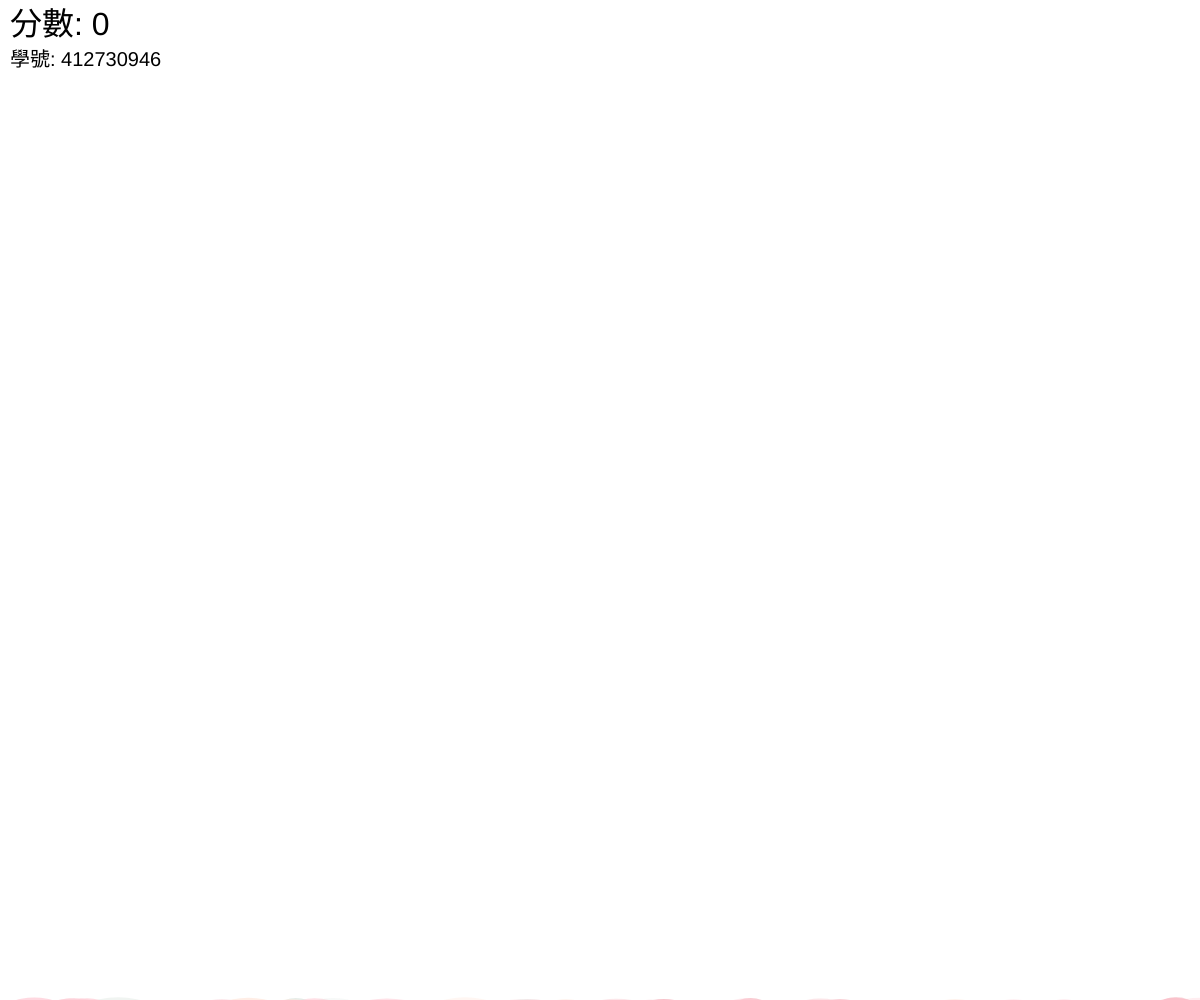
Frame 1 (no input)
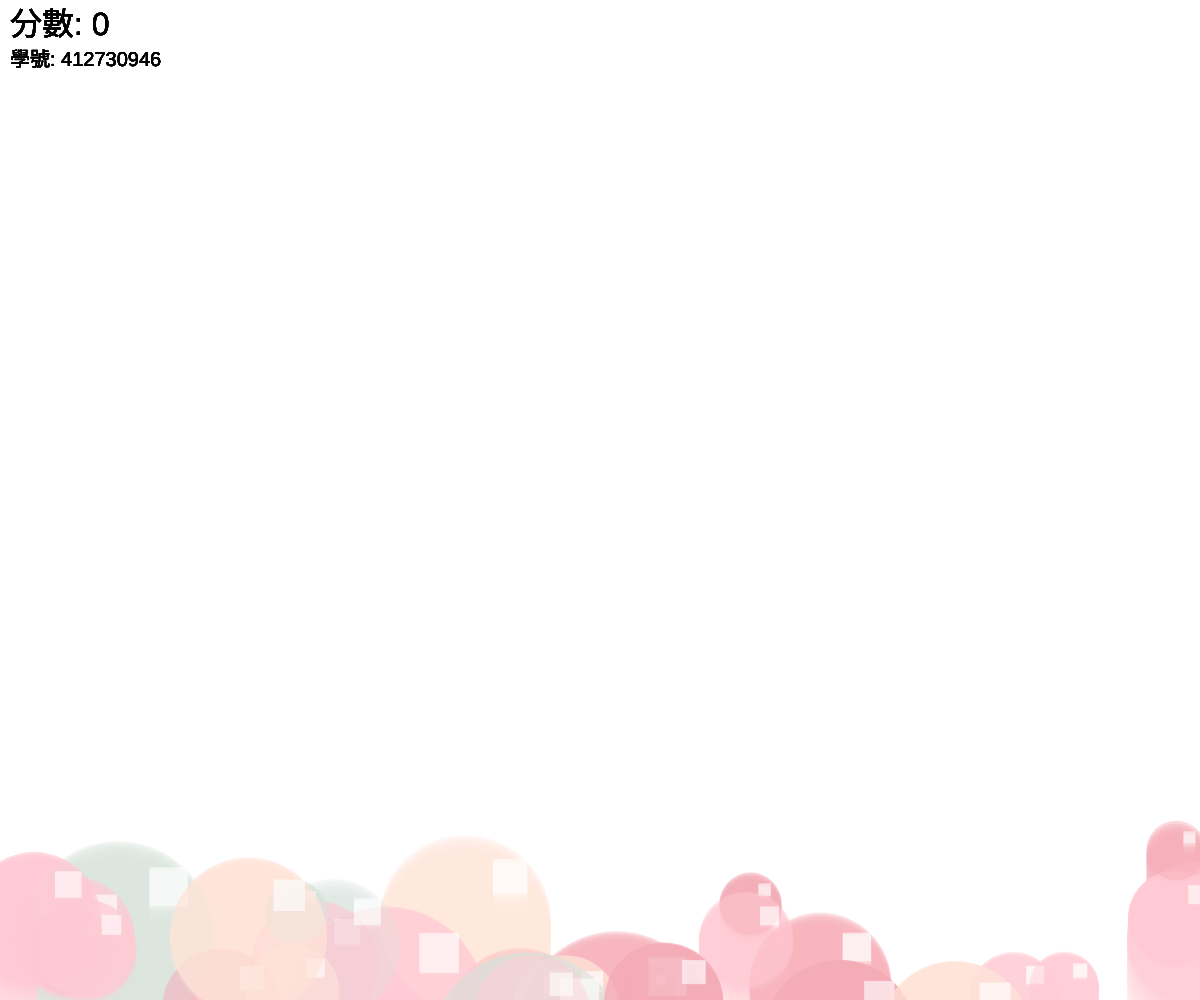
Frame 60 (no input)
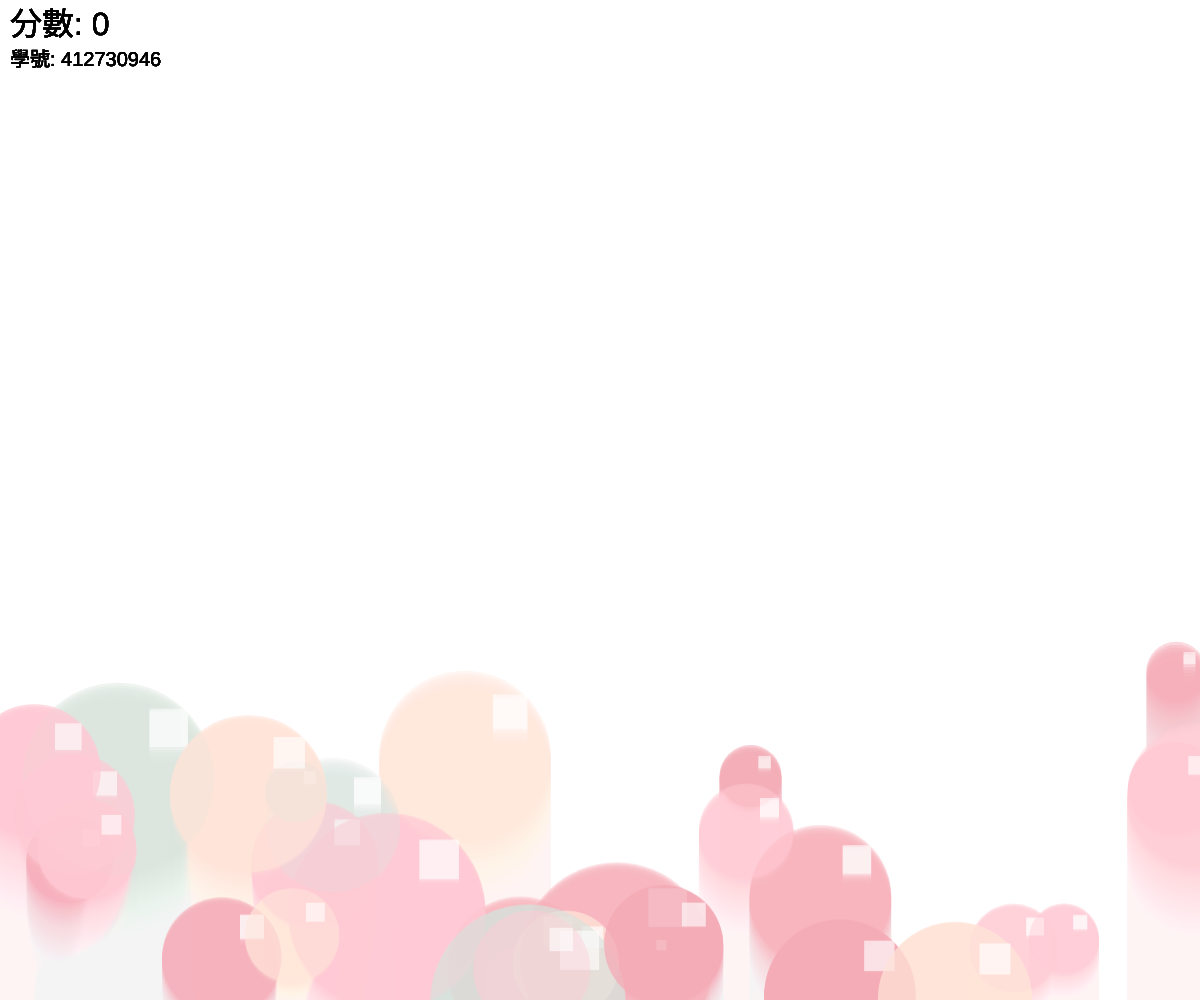
Frame 120 (the mouse pressed at the canvas centre since frame 60)

The p5.js sketch that drew these frames (run headless with seeded random() and noise() and a simulated clock; from frame 60 on, the mouse is pressed at the canvas centre):

// p5.js sketch
// ── sketch.js
// 學號變數
const STUDENT_ID = "412730946";

// 定義漂浮圓形的數量
const NUM_CIRCLES = 30;

// 定義可選的四種顏色 (十六進位字串)
const COLORS = [
  '#d8e2dc', // 淺灰綠
  '#ffe5d9', // 淺蜜桃色
  '#ffcad4', // 淺粉色
  '#f4acb7'  // 中粉色
];

// 儲存所有圓形物件的陣列
let bubbles = []; 
let score = 0; // 遊戲分數

// 儲存點擊時的分數視覺回饋物件
let scoreFeedbacks = [];

// 泡泡物件的類別
class Bubble {
  constructor() {
    this.reset();
  }

  // 重置泡泡狀態
  reset() {
    this.r = random(50, 200); // 直徑
    this.x = random(width);   // X 座標
    this.y = height + this.r / 2; // Y 座標 (從底部開始)
    this.speed = random(0.5, 3); // 速度
    this.color = random(COLORS); // 顏色
    this.alpha = random(50, 200); // 透明度
    this.isPopped = false; // 標記是否已破掉
  }

  // 移動泡泡的方法
  move() {
    if (this.isPopped) {
        // 如果已破掉，將其緩慢移出畫面底部，以便之後重置
        this.y += 10;
        if (this.y > height + this.r) {
            this.reset();
        }
        return; 
    }

    this.y -= this.speed;

    // 如果泡泡完全飄出畫布頂端，則重置
    if (this.y < -this.r / 2) {
      this.reset();
    }
  }

  // 顯示泡泡和附帶小方形的方法
  display() {
    if (this.isPopped) return; // 如果已破掉，則不顯示

    // 繪製圓形
    let c = color(this.color);
    c.setAlpha(this.alpha);
    fill(c);
    noStroke();
    ellipse(this.x, this.y, this.r, this.r);

    // 繪製方形
    let squareSize = this.r / 5;
    fill(255, 150); // 白色，透明度 150
    noStroke();

    let angle = PI / 4; // 45 度
    let distance = (this.r / 2) - (squareSize / 2) - 5;
    let squareX = this.x + cos(angle) * distance;
    let squareY = this.y - sin(angle) * distance;

    rectMode(CENTER);
    rect(squareX, squareY, squareSize, squareSize);
    rectMode(CORNER);
  }

  // 檢查滑鼠是否點擊到泡泡 (包括小方形)
  contains(px, py) {
    if (this.isPopped) return false; 

    // 檢查點擊是否在圓形範圍內
    let d = dist(px, py, this.x, this.y);
    if (d < this.r / 2) {
      return true; 
    }

    // 檢查點擊是否在小方形範圍內
    let squareSize = this.r / 5;
    let angle = PI / 4;
    let distance = (this.r / 2) - (squareSize / 2) - 5;
    let squareX_center = this.x + cos(angle) * distance;
    let squareY_center = this.y - sin(angle) * distance;

    let squareX_topLeft = squareX_center - squareSize / 2;
    let squareY_topLeft = squareY_center - squareSize / 2;

    if (px > squareX_topLeft && px < squareX_topLeft + squareSize &&
        py > squareY_topLeft && py < squareY_topLeft + squareSize) {
      return true; 
    }

    return false;
  }

  // 讓泡泡破掉
  pop() {
    this.isPopped = true;
    score += 100; // 增加分數
    // 在泡泡破掉的位置產生一個分數回饋文字
    scoreFeedbacks.push(new ScoreFeedback(this.x, this.y, "+100"));
  }
}

// 分數回饋文字的類別
class ScoreFeedback {
  constructor(x, y, text) {
    this.x = x;
    this.y = y;
    this.text = text;
    this.alpha = 255; // 從不透明開始
    this.speed = 1;   // 向上移動速度
  }

  update() {
    this.y -= this.speed; // 向上飄
    this.alpha -= 5;      // 逐漸變透明
    return this.alpha <= 0; // 如果完全透明，返回 true 表示可以移除
  }

  display() {
    fill(0, 0, 0, this.alpha); // 黑色文字，帶透明度
    textSize(24);
    textAlign(CENTER, CENTER);
    text(this.text, this.x, this.y);
  }
}


// 設定函式
function setup() {
  createCanvas(windowWidth, windowHeight);
  background(255);
  // 設定角度模式為弧度，以便使用 sin/cos
  angleMode(RADIANS); 

  // 初始化所有泡泡物件
  for (let i = 0; i < NUM_CIRCLES; i++) {
    bubbles.push(new Bubble());
  }
}

// 繪圖函式
function draw() {
  background(255, 10); // 輕微的半透明背景重繪

  // 處理所有泡泡
  for (let i = bubbles.length - 1; i >= 0; i--) { 
    let bubble = bubbles[i];
    bubble.move();
    bubble.display();
  }

  // 處理分數回饋文字
  for (let i = scoreFeedbacks.length - 1; i >= 0; i--) {
    let feedback = scoreFeedbacks[i];
    if (feedback.update()) {
      scoreFeedbacks.splice(i, 1); 
    } else {
      feedback.display();
    }
  }

  // 顯示分數和學號
  fill(0); // 黑色文字
  textSize(32);
  textAlign(LEFT, TOP);
  
  // 顯示分數
  text("分數: " + score, 10, 10);
  
  // 顯示學號，位置在分數下方或右側，這裡放在下方
  textSize(20);
  text("學號: " + STUDENT_ID, 10, 50); 
}

// 滑鼠點擊事件
function mousePressed() {
  for (let i = bubbles.length - 1; i >= 0; i--) { 
    let bubble = bubbles[i];
    if (bubble.contains(mouseX, mouseY)) {
      bubble.pop(); // 讓泡泡破掉
      break;
    }
  }
}

// 視窗大小改變時的處理函式
function windowResized() {
  resizeCanvas(windowWidth, windowHeight);
  background(255); 
  // 簡單地讓它們分佈在畫布中
  for (let bubble of bubbles) {
    bubble.x = random(width);
    bubble.y = random(height);
  }
}
